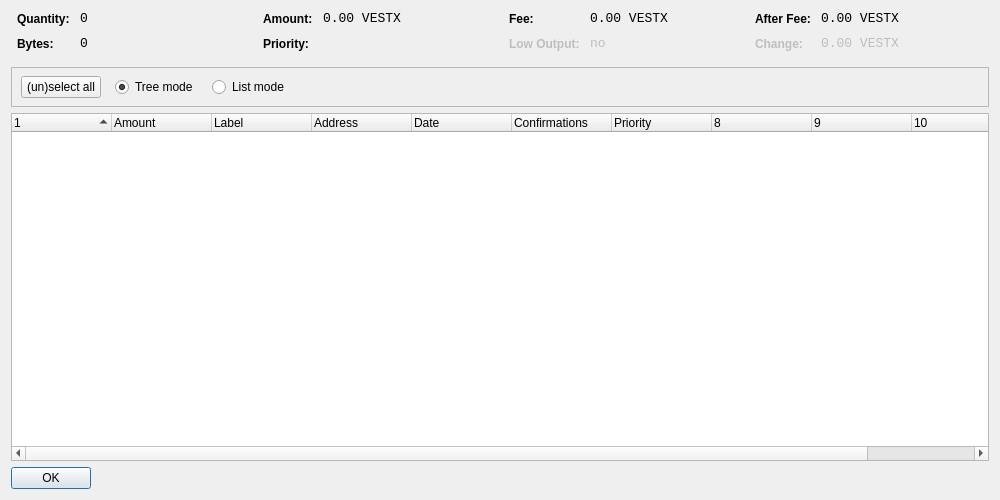
<?xml version="1.0" encoding="UTF-8"?>
<ui version="4.0">
 <class>CoinControlDialog</class>
 <widget class="QDialog" name="CoinControlDialog">
  <property name="geometry">
   <rect>
    <x>0</x>
    <y>0</y>
    <width>1000</width>
    <height>500</height>
   </rect>
  </property>
  <property name="windowTitle">
   <string>Coin Control</string>
  </property>
  <layout class="QVBoxLayout" name="verticalLayout">
   <item>
    <layout class="QHBoxLayout" name="horizontalLayoutTop" stretch="0,0,0,0">
     <property name="topMargin">
      <number>0</number>
     </property>
     <property name="bottomMargin">
      <number>10</number>
     </property>
     <item>
      <layout class="QFormLayout" name="formLayoutCoinControl1">
       <property name="horizontalSpacing">
        <number>10</number>
       </property>
       <property name="verticalSpacing">
        <number>10</number>
       </property>
       <property name="leftMargin">
        <number>6</number>
       </property>
       <property name="rightMargin">
        <number>6</number>
       </property>
       <item row="0" column="0">
        <widget class="QLabel" name="labelCoinControlQuantityText">
         <property name="styleSheet">
          <string notr="true">font-weight:bold;</string>
         </property>
         <property name="text">
          <string>Quantity:</string>
         </property>
        </widget>
       </item>
       <item row="0" column="1">
        <widget class="QLabel" name="labelCoinControlQuantity">
         <property name="font">
          <font>
           <family>Monospace</family>
           <pointsize>10</pointsize>
          </font>
         </property>
         <property name="cursor">
          <cursorShape>IBeamCursor</cursorShape>
         </property>
         <property name="contextMenuPolicy">
          <enum>Qt::ActionsContextMenu</enum>
         </property>
         <property name="text">
          <string notr="true">0</string>
         </property>
         <property name="textInteractionFlags">
          <set>Qt::LinksAccessibleByMouse|Qt::TextSelectableByKeyboard|Qt::TextSelectableByMouse</set>
         </property>
        </widget>
       </item>
       <item row="1" column="0">
        <widget class="QLabel" name="labelCoinControlBytesText">
         <property name="styleSheet">
          <string notr="true">font-weight:bold;</string>
         </property>
         <property name="text">
          <string>Bytes:</string>
         </property>
        </widget>
       </item>
       <item row="1" column="1">
        <widget class="QLabel" name="labelCoinControlBytes">
         <property name="font">
          <font>
           <family>Monospace</family>
           <pointsize>10</pointsize>
          </font>
         </property>
         <property name="cursor">
          <cursorShape>IBeamCursor</cursorShape>
         </property>
         <property name="contextMenuPolicy">
          <enum>Qt::ActionsContextMenu</enum>
         </property>
         <property name="text">
          <string notr="true">0</string>
         </property>
         <property name="textInteractionFlags">
          <set>Qt::LinksAccessibleByMouse|Qt::TextSelectableByKeyboard|Qt::TextSelectableByMouse</set>
         </property>
        </widget>
       </item>
      </layout>
     </item>
     <item>
      <layout class="QFormLayout" name="formLayoutCoinControl2">
       <property name="horizontalSpacing">
        <number>10</number>
       </property>
       <property name="verticalSpacing">
        <number>10</number>
       </property>
       <property name="leftMargin">
        <number>6</number>
       </property>
       <property name="rightMargin">
        <number>6</number>
       </property>
       <item row="0" column="0">
        <widget class="QLabel" name="labelCoinControlAmountText">
         <property name="styleSheet">
          <string notr="true">font-weight:bold;</string>
         </property>
         <property name="text">
          <string>Amount:</string>
         </property>
        </widget>
       </item>
       <item row="0" column="1">
        <widget class="QLabel" name="labelCoinControlAmount">
         <property name="font">
          <font>
           <family>Monospace</family>
           <pointsize>10</pointsize>
          </font>
         </property>
         <property name="cursor">
          <cursorShape>IBeamCursor</cursorShape>
         </property>
         <property name="contextMenuPolicy">
          <enum>Qt::ActionsContextMenu</enum>
         </property>
         <property name="text">
          <string notr="true">0.00 VESTX</string>
         </property>
         <property name="textInteractionFlags">
          <set>Qt::LinksAccessibleByMouse|Qt::TextSelectableByKeyboard|Qt::TextSelectableByMouse</set>
         </property>
        </widget>
       </item>
       <item row="1" column="0">
        <widget class="QLabel" name="labelCoinControlPriorityText">
         <property name="styleSheet">
          <string notr="true">font-weight:bold;</string>
         </property>
         <property name="text">
          <string>Priority:</string>
         </property>
        </widget>
       </item>
       <item row="1" column="1">
        <widget class="QLabel" name="labelCoinControlPriority">
         <property name="font">
          <font>
           <family>Monospace</family>
           <pointsize>10</pointsize>
          </font>
         </property>
         <property name="cursor">
          <cursorShape>IBeamCursor</cursorShape>
         </property>
         <property name="contextMenuPolicy">
          <enum>Qt::ActionsContextMenu</enum>
         </property>
         <property name="text">
          <string/>
         </property>
         <property name="textInteractionFlags">
          <set>Qt::LinksAccessibleByMouse|Qt::TextSelectableByKeyboard|Qt::TextSelectableByMouse</set>
         </property>
        </widget>
       </item>
      </layout>
     </item>
     <item>
      <layout class="QFormLayout" name="formLayoutCoinControl3">
       <property name="horizontalSpacing">
        <number>10</number>
       </property>
       <property name="verticalSpacing">
        <number>10</number>
       </property>
       <property name="leftMargin">
        <number>6</number>
       </property>
       <property name="rightMargin">
        <number>6</number>
       </property>
       <item row="0" column="0">
        <widget class="QLabel" name="labelCoinControlFeeText">
         <property name="styleSheet">
          <string notr="true">font-weight:bold;</string>
         </property>
         <property name="text">
          <string>Fee:</string>
         </property>
        </widget>
       </item>
       <item row="0" column="1">
        <widget class="QLabel" name="labelCoinControlFee">
         <property name="font">
          <font>
           <family>Monospace</family>
           <pointsize>10</pointsize>
          </font>
         </property>
         <property name="cursor">
          <cursorShape>IBeamCursor</cursorShape>
         </property>
         <property name="contextMenuPolicy">
          <enum>Qt::ActionsContextMenu</enum>
         </property>
         <property name="text">
          <string notr="true">0.00 VESTX</string>
         </property>
         <property name="textInteractionFlags">
          <set>Qt::LinksAccessibleByMouse|Qt::TextSelectableByKeyboard|Qt::TextSelectableByMouse</set>
         </property>
        </widget>
       </item>
       <item row="1" column="0">
        <widget class="QLabel" name="labelCoinControlLowOutputText">
         <property name="enabled">
          <bool>false</bool>
         </property>
         <property name="styleSheet">
          <string notr="true">font-weight:bold;</string>
         </property>
         <property name="text">
          <string>Low Output:</string>
         </property>
        </widget>
       </item>
       <item row="1" column="1">
        <widget class="QLabel" name="labelCoinControlLowOutput">
         <property name="enabled">
          <bool>false</bool>
         </property>
         <property name="font">
          <font>
           <family>Monospace</family>
           <pointsize>10</pointsize>
          </font>
         </property>
         <property name="cursor">
          <cursorShape>IBeamCursor</cursorShape>
         </property>
         <property name="contextMenuPolicy">
          <enum>Qt::ActionsContextMenu</enum>
         </property>
         <property name="text">
          <string notr="true">no</string>
         </property>
         <property name="textInteractionFlags">
          <set>Qt::LinksAccessibleByMouse|Qt::TextSelectableByKeyboard|Qt::TextSelectableByMouse</set>
         </property>
        </widget>
       </item>
      </layout>
     </item>
     <item>
      <layout class="QFormLayout" name="formLayoutCoinControl4">
       <property name="horizontalSpacing">
        <number>10</number>
       </property>
       <property name="verticalSpacing">
        <number>10</number>
       </property>
       <property name="leftMargin">
        <number>6</number>
       </property>
       <property name="rightMargin">
        <number>6</number>
       </property>
       <item row="0" column="0">
        <widget class="QLabel" name="labelCoinControlAfterFeeText">
         <property name="styleSheet">
          <string notr="true">font-weight:bold;</string>
         </property>
         <property name="text">
          <string>After Fee:</string>
         </property>
        </widget>
       </item>
       <item row="0" column="1">
        <widget class="QLabel" name="labelCoinControlAfterFee">
         <property name="font">
          <font>
           <family>Monospace</family>
           <pointsize>10</pointsize>
          </font>
         </property>
         <property name="cursor">
          <cursorShape>IBeamCursor</cursorShape>
         </property>
         <property name="contextMenuPolicy">
          <enum>Qt::ActionsContextMenu</enum>
         </property>
         <property name="text">
          <string notr="true">0.00 VESTX</string>
         </property>
         <property name="textInteractionFlags">
          <set>Qt::LinksAccessibleByMouse|Qt::TextSelectableByKeyboard|Qt::TextSelectableByMouse</set>
         </property>
        </widget>
       </item>
       <item row="1" column="0">
        <widget class="QLabel" name="labelCoinControlChangeText">
         <property name="enabled">
          <bool>false</bool>
         </property>
         <property name="styleSheet">
          <string notr="true">font-weight:bold;</string>
         </property>
         <property name="text">
          <string>Change:</string>
         </property>
        </widget>
       </item>
       <item row="1" column="1">
        <widget class="QLabel" name="labelCoinControlChange">
         <property name="enabled">
          <bool>false</bool>
         </property>
         <property name="font">
          <font>
           <family>Monospace</family>
           <pointsize>10</pointsize>
          </font>
         </property>
         <property name="cursor">
          <cursorShape>IBeamCursor</cursorShape>
         </property>
         <property name="contextMenuPolicy">
          <enum>Qt::ActionsContextMenu</enum>
         </property>
         <property name="text">
          <string notr="true">0.00 VESTX</string>
         </property>
         <property name="textInteractionFlags">
          <set>Qt::LinksAccessibleByMouse|Qt::TextSelectableByKeyboard|Qt::TextSelectableByMouse</set>
         </property>
        </widget>
       </item>
      </layout>
     </item>
    </layout>
   </item>
   <item>
    <widget class="QFrame" name="frame">
     <property name="minimumSize">
      <size>
       <width>0</width>
       <height>40</height>
      </size>
     </property>
     <property name="frameShape">
      <enum>QFrame::StyledPanel</enum>
     </property>
     <property name="frameShadow">
      <enum>QFrame::Sunken</enum>
     </property>
     <widget class="QWidget" name="horizontalLayoutWidget">
      <property name="geometry">
       <rect>
        <x>10</x>
        <y>0</y>
        <width>781</width>
        <height>41</height>
       </rect>
      </property>
      <layout class="QHBoxLayout" name="horizontalLayoutPanel" stretch="0,0,0,0,0">
       <property name="spacing">
        <number>14</number>
       </property>
       <item>
        <widget class="QPushButton" name="pushButtonSelectAll">
         <property name="sizePolicy">
          <sizepolicy hsizetype="Maximum" vsizetype="Fixed">
           <horstretch>0</horstretch>
           <verstretch>0</verstretch>
          </sizepolicy>
         </property>
         <property name="text">
          <string>(un)select all</string>
         </property>
        </widget>
       </item>
       <item>
        <widget class="QRadioButton" name="radioTreeMode">
         <property name="sizePolicy">
          <sizepolicy hsizetype="Maximum" vsizetype="Fixed">
           <horstretch>0</horstretch>
           <verstretch>0</verstretch>
          </sizepolicy>
         </property>
         <property name="text">
          <string>Tree mode</string>
         </property>
         <property name="checked">
          <bool>true</bool>
         </property>
        </widget>
       </item>
       <item>
        <widget class="QRadioButton" name="radioListMode">
         <property name="sizePolicy">
          <sizepolicy hsizetype="Maximum" vsizetype="Fixed">
           <horstretch>0</horstretch>
           <verstretch>0</verstretch>
          </sizepolicy>
         </property>
         <property name="text">
          <string>List mode</string>
         </property>
        </widget>
       </item>
       <item>
        <spacer name="horizontalSpacer">
         <property name="orientation">
          <enum>Qt::Horizontal</enum>
         </property>
         <property name="sizeHint" stdset="0">
          <size>
           <width>40</width>
           <height>20</height>
          </size>
         </property>
        </spacer>
       </item>
      </layout>
     </widget>
    </widget>
   </item>
   <item>
    <widget class="CoinControlTreeWidget" name="treeWidget">
     <property name="contextMenuPolicy">
      <enum>Qt::CustomContextMenu</enum>
     </property>
     <property name="sortingEnabled">
      <bool>false</bool>
     </property>
     <property name="columnCount">
      <number>11</number>
     </property>
     <attribute name="headerShowSortIndicator" stdset="0">
      <bool>true</bool>
     </attribute>
     <attribute name="headerStretchLastSection">
      <bool>false</bool>
     </attribute>
     <column>
      <property name="text">
       <string/>
      </property>
     </column>
     <column>
      <property name="text">
       <string>Amount</string>
      </property>
     </column>
     <column>
      <property name="text">
       <string>Label</string>
      </property>
     </column>
     <column>
      <property name="text">
       <string>Address</string>
      </property>
     </column>
     <column>
      <property name="text">
       <string>Date</string>
      </property>
     </column>
     <column>
      <property name="text">
       <string>Confirmations</string>
      </property>
      <property name="toolTip">
       <string>Confirmed</string>
      </property>
     </column>
     <column>
      <property name="text">
       <string>Priority</string>
      </property>
     </column>
     <column>
      <property name="text">
       <string/>
      </property>
     </column>
     <column>
      <property name="text">
       <string/>
      </property>
     </column>
     <column>
      <property name="text">
       <string/>
      </property>
     </column>
     <column>
      <property name="text">
       <string/>
      </property>
     </column>
    </widget>
   </item>
   <item>
    <widget class="QDialogButtonBox" name="buttonBox">
     <property name="sizePolicy">
      <sizepolicy hsizetype="Maximum" vsizetype="Fixed">
       <horstretch>0</horstretch>
       <verstretch>0</verstretch>
      </sizepolicy>
     </property>
     <property name="orientation">
      <enum>Qt::Horizontal</enum>
     </property>
     <property name="standardButtons">
      <set>QDialogButtonBox::Ok</set>
     </property>
    </widget>
   </item>
  </layout>
 </widget>
 <customwidgets>
  <customwidget>
   <class>CoinControlTreeWidget</class>
   <extends>QTreeWidget</extends>
   <header>coincontroltreewidget.h</header>
  </customwidget>
 </customwidgets>
 <resources/>
 <connections/>
</ui>
